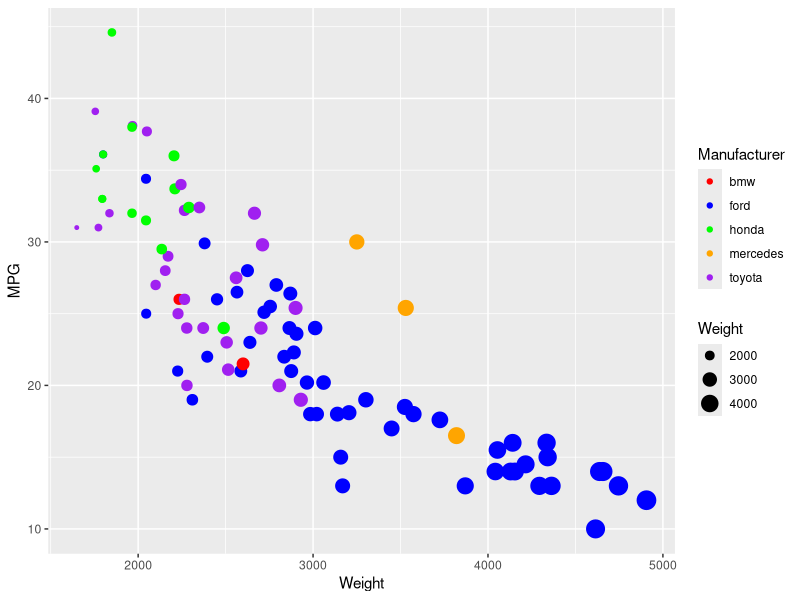

Recreate this plot in R.
install.packages(ggplot2)
library(ggplot2)

# Read CSV File
csvdata = read.csv("./cars-sample.csv")
attach(csvdata)

# Plot
ggplot(data=csvdata, mapping = aes(x = Weight, y = MPG, color = Manufacturer, size = Weight)) + geom_point() + scale_color_manual(values = c("red", "blue", "green", "orange", "purple"))




